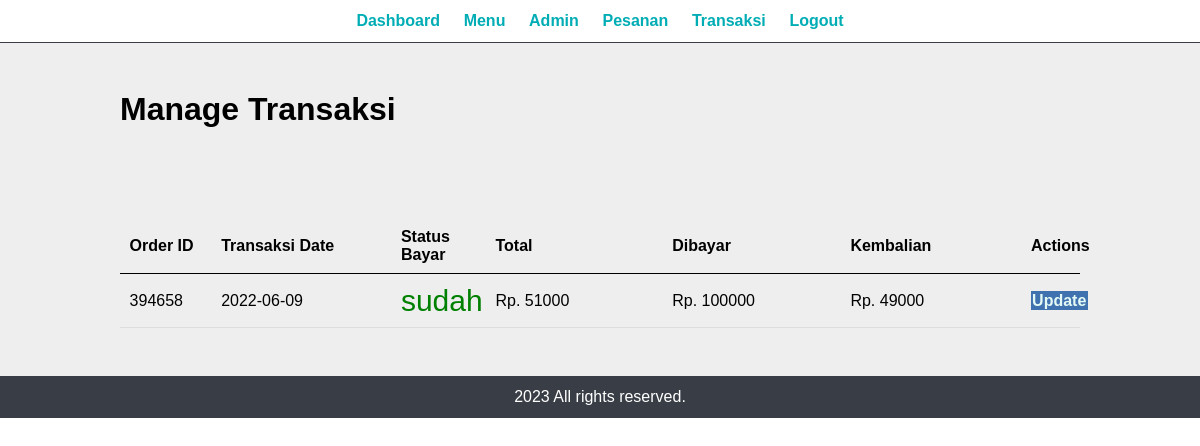
The page /newtobencafe-system/admin/manage-transaksi.php (signed in) on the database its author committed.
### tables this page shows
CREATE TABLE `data_transaksi` (
  `id_transaksi` int(11) NOT NULL,
  `order_id` varchar(50) NOT NULL,
  `total_bayar` int(11) NOT NULL,
  `status` varchar(50) NOT NULL,
  `transaksi_date` date NOT NULL DEFAULT current_timestamp(),
  `dibayar` int(11) NOT NULL
);

### newtobencafe-system/admin/manage-transaksi.php (the view, shortened to what this page needs)
<?php include('partials/menu.php'); ?>
<div class="main-content">
    <div class="wrapper">
        <h1>Manage Transaksi</h1>
                <br /><br /><br />
                <br><br>
                <table class="tbl-full">
                    <tr>
                        <th width="10%">Order ID</th>
                        <th width="20%">Transaksi Date</th>
                        <th width="10%">Status Bayar</th>
                        <th width="20%">Total</th>
                        <th width="20%">Dibayar</th>
                        <th width="20%">Kembalian</th>
                        <th>Actions</th>
                    </tr>
                    <?php
                        $sql = "SELECT * FROM data_transaksi ORDER BY transaksi_date DESC";
                        $res = mysqli_query($conn, $sql);
                        $count = mysqli_num_rows($res);
                        if($count>0)
                        {
                            while($row=mysqli_fetch_assoc($res))
                            {
                                $id_transaksi = $row['id_transaksi'];
                                $order_id = $row['order_id'];
                                $transaksi_date = $row['transaksi_date'];
                                $status = $row['status'];
                                $total_bayar = $row['total_bayar'];
                                $dibayar = $row['dibayar'];
                                ?>
                                    <tr>
                                        <td><?php echo $order_id; ?> </td>
                                        <td><?php echo $transaksi_date; ?></td>
                                        <td><?php
                                        if($status=="belum")
                                        {
                                            echo "<strong><label style='color: red; font-size: 30px;'>$status</label></strong>";
                                        }
                                        else
                                         {
                                            echo "<label style='color: green; font-size: 30px;'>$status</label>";
                                            } ?></td>
                                        <td><?php echo 'Rp. '.$total_bayar; ?></td>
                                        <td><?php echo 'Rp. '.$dibayar; ?></td>
                                        <td>
                                            <?php
                                            $sql2 = "SELECT dibayar-total_bayar as kembalian FROM data_transaksi WHERE order_id='$order_id'";
                                            $res2 = mysqli_query($conn, $sql2);
                                            if($count>0)
                                            {
                                                while($row2=mysqli_fetch_assoc($res2))
                                                {
                                                    $kembalian = $row2['kembalian'];
                                                    echo 'Rp. '.$kembalian;
                                                }
                                            }
                                            ?>
                                        </td>
                                        <td>
                                            <a href="<?php echo SITEURL; ?>admin/update-transaksi.php?id_transaksi=<?php echo $id_transaksi; ?>" class="btn-secondary">Update</a>
                                        </td>
                                    </tr>
                                    <?php
                            }
                        }
                        else
                        {
                            echo "<tr><td colspan='12' class='error'>Orders not Available</td></tr>";
                        }
                    ?>
                </table>
    </div>
</div>
<?php include('partials/footer.php'); ?>

### newtobencafe-system/admin/uiadmin.css (style rules this page uses)
* { margin: 0; padding: 0; font-family: Arial, Helvetica, sans-serif; }
.wrapper { padding: 1%; width: 80%; margin: 0 auto; }
.tbl-full { width: 100%; }
table { border-collapse: collapse; width: 100%; }
th, td { padding: 8px; text-align: left; border-bottom: 1px solid #ddd; }
table tr th { border-bottom: 1px solid black; padding: 1%; text-align: left; }
table tr td { padding: 1%; }
.btn-secondary { background-color: #3F72AF; padding: 3%; color: #E4F9F5; text-decoration: none; font-weight: bold; }
.main-content { background-color: #EEEEEE; padding: 3% 0; }

### rows shown on the page
data_transaksi: order "394658", transaksi_date "2022-06-09", status "sudah", total_bayar "51000", dibayar "100000", kembalian "49000"
